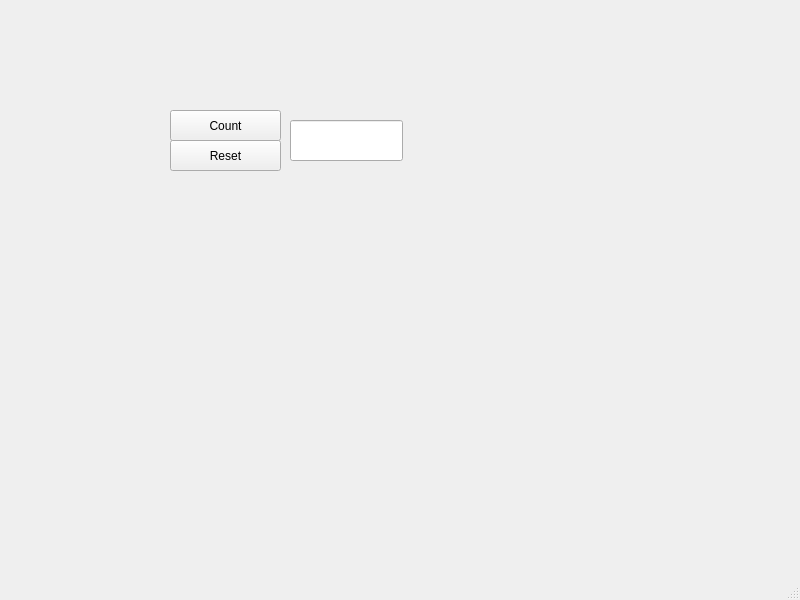
<?xml version="1.0" encoding="UTF-8"?>
<ui version="4.0">
 <class>MainWindow</class>
 <widget class="QMainWindow" name="MainWindow">
  <property name="geometry">
   <rect>
    <x>0</x>
    <y>0</y>
    <width>800</width>
    <height>600</height>
   </rect>
  </property>
  <property name="windowTitle">
   <string>MainWindow</string>
  </property>
  <widget class="QWidget" name="centralwidget">
   <widget class="QPushButton" name="count">
    <property name="geometry">
     <rect>
      <x>170</x>
      <y>110</y>
      <width>111</width>
      <height>31</height>
     </rect>
    </property>
    <property name="text">
     <string>Count</string>
    </property>
   </widget>
   <widget class="QLineEdit" name="laatikko">
    <property name="geometry">
     <rect>
      <x>290</x>
      <y>120</y>
      <width>113</width>
      <height>41</height>
     </rect>
    </property>
   </widget>
   <widget class="QPushButton" name="reset">
    <property name="geometry">
     <rect>
      <x>170</x>
      <y>140</y>
      <width>111</width>
      <height>31</height>
     </rect>
    </property>
    <property name="text">
     <string>Reset</string>
    </property>
   </widget>
  </widget>
  <widget class="QMenuBar" name="menubar">
   <property name="geometry">
    <rect>
     <x>0</x>
     <y>0</y>
     <width>800</width>
     <height>21</height>
    </rect>
   </property>
  </widget>
  <widget class="QStatusBar" name="statusbar"/>
 </widget>
 <resources/>
 <connections/>
</ui>
